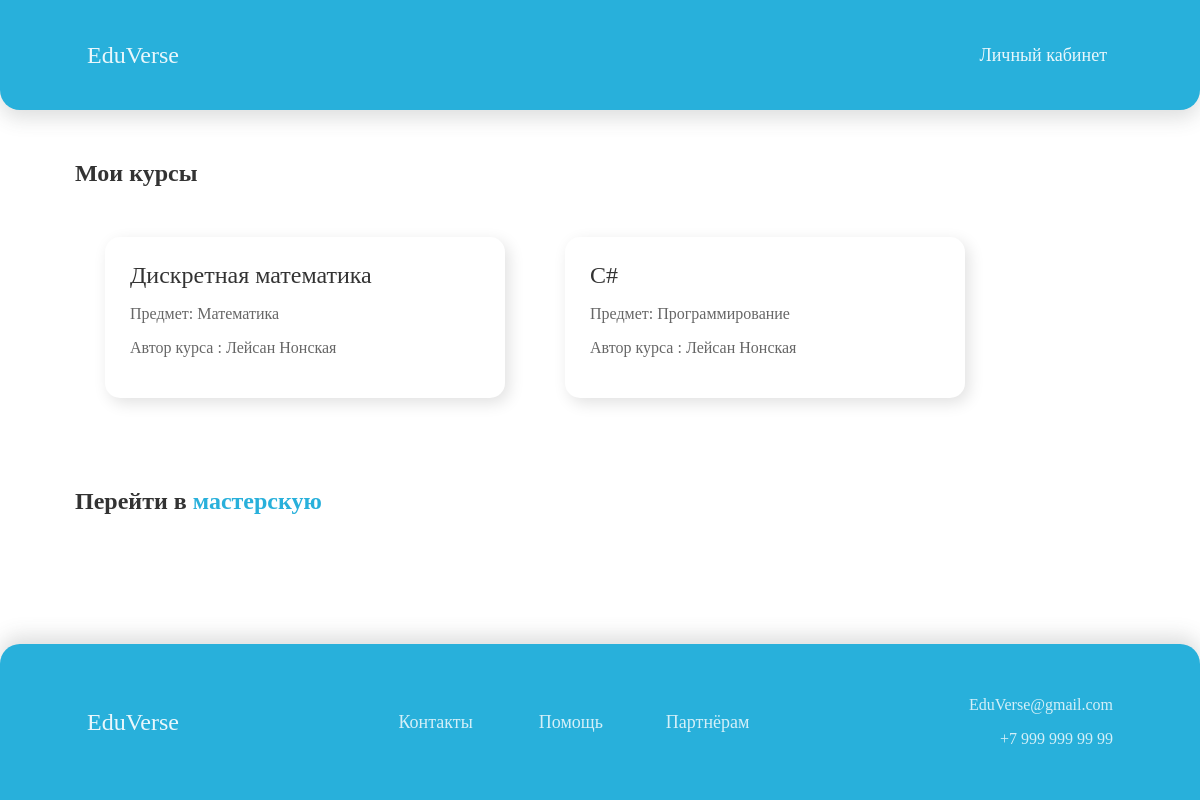
The page /students/courses/ (signed in) on the database as committed earlier.
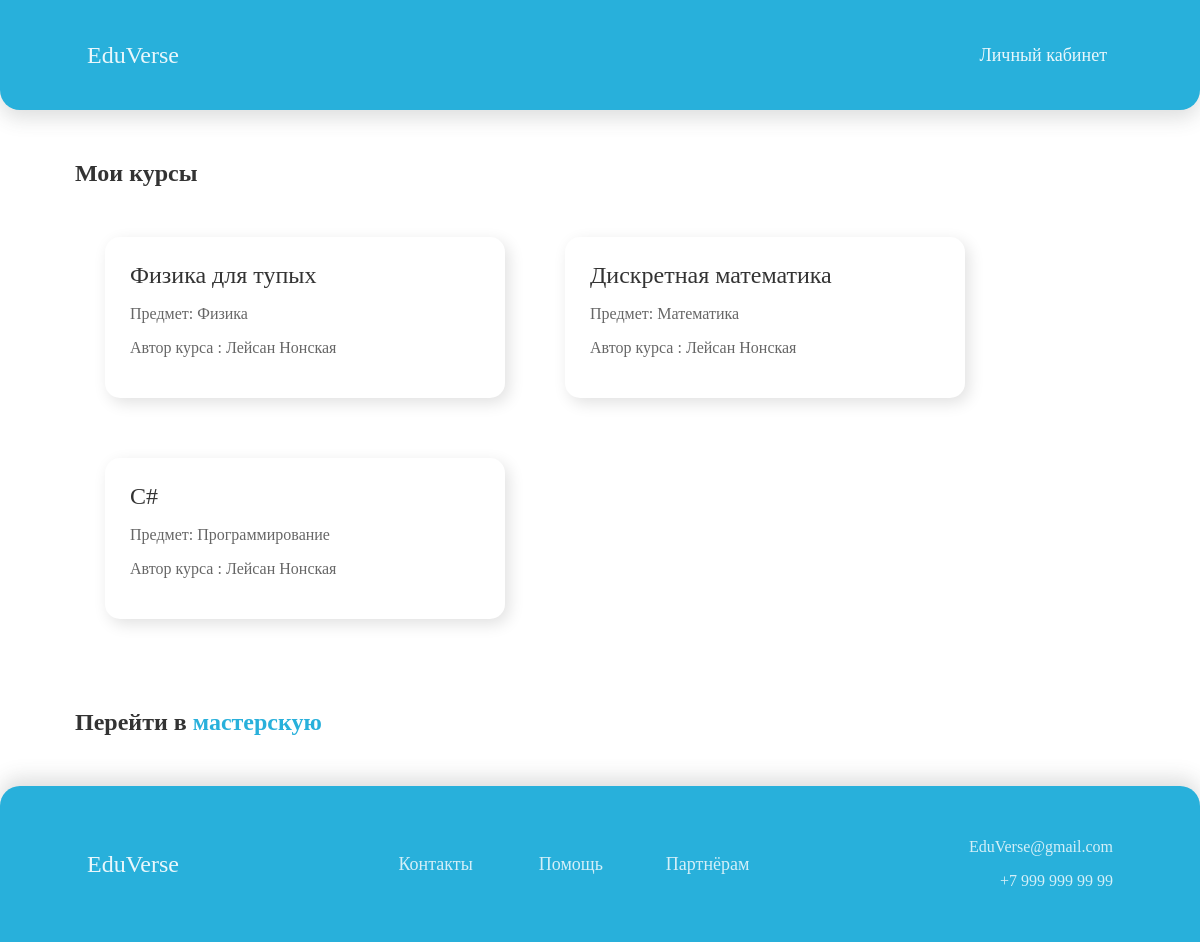
The same page on the database as committed later.
### courses/models.py (models this page shows, shortened)
class Course(models.Model):
    owner = models.ForeignKey(User,
                              related_name='courses_created',
                              on_delete=models.CASCADE)
    subject = models.ForeignKey(Subject,
                                related_name='courses',
                                on_delete=models.CASCADE)
    title = models.CharField(max_length=200)
    slug = models.SlugField(max_length=200, unique=True)
    overview = models.TextField()
    created = models.DateTimeField(auto_now_add=True)
    students = models.ManyToManyField(User,
                                      related_name='courses_joined',
                                      blank=True)
    class Meta:
        ordering = ['-created']

class Subject(models.Model):
    title = models.CharField(max_length=200)
    slug = models.SlugField(max_length=200, unique=True)
    class Meta:
        ordering = ['title']
    def __str__(self):
        return self.title

### students/views.py (the view)
class StudentCourseListView(LoginRequiredMixin, ListView):
    model = Course
    template_name = 'students/course/list.html'
    def get_queryset(self):
        qs = super().get_queryset()
        return qs.filter(students__in=[self.request.user])

### students/templates/students/course/list.html (shortened to what this page needs)
{% extends "base.html" %}
{% block content %}
<div class="main_courses_div">
  <h2 style="color: rgba(0,0,0,0.8);">Мои курсы</h2>
<div class="all_courses">
    {% for course in object_list %}
  <div class="course">
      <div class="course-info">
        <a style="margin-bottom: 15px;"class="course_card_title" href='{% url "student_course_detail" course.id %}'>{{ course.title }}</a>
         <p class="course_text">
          Предмет: {{ course.subject }}
        </p>
        <p class="course_text">Автор курса : {{ course.owner.get_full_name }}</p>
      </div>
    </div>
    {% endfor %}
</div>
</div>
<div class="main_courses_div" style="margin-bottom: 50px;">
    <h2 style="color: rgba(0,0,0,0.8);">
        Перейти в <a style="color: #28B0DB;" href='{% url "course:manage_course_list" %}'>мастерскую</a>
    </h2>
</div>
{% endblock %}

Rows that differ between the two databases and show on the page:
added Course: title "Физика для тупых", subject "Физика", owner.get_full_name "Лейсан Нонская"
